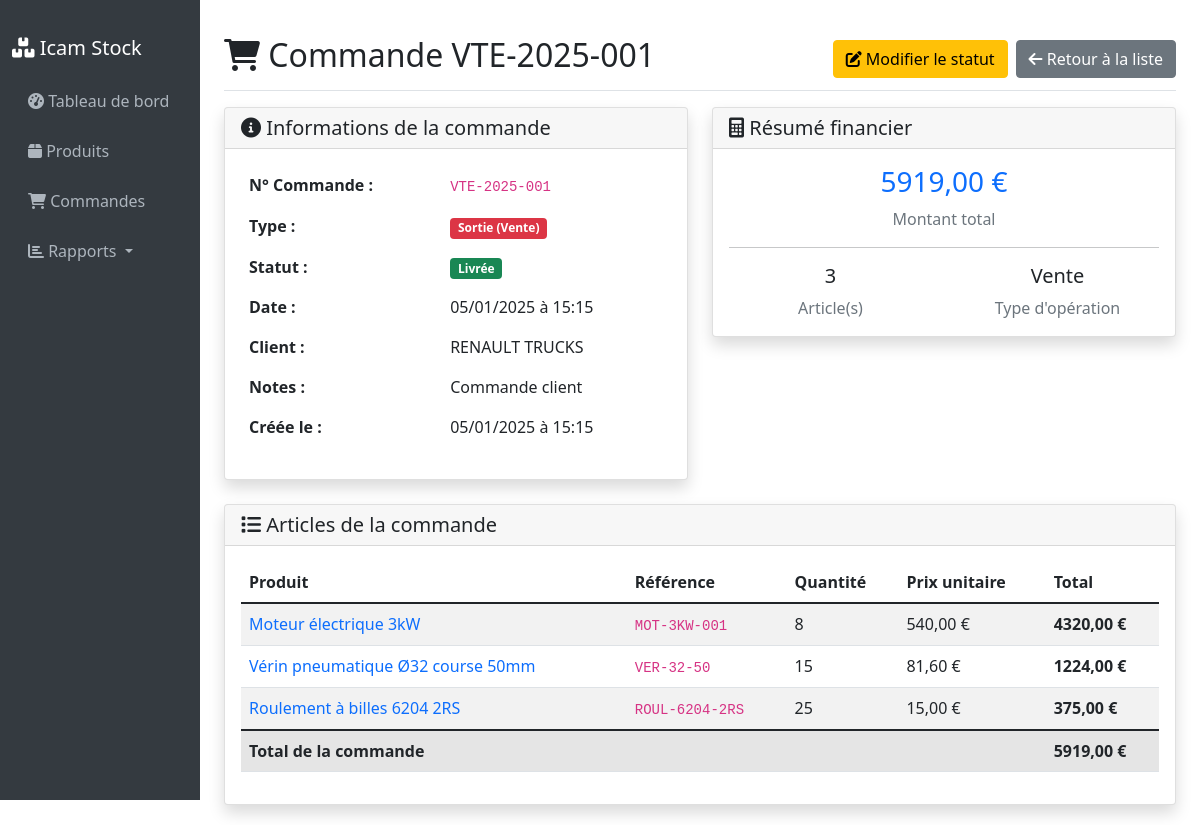
Page /orders/2/ on the committed database.
### inventory/models.py (models this page shows, shortened)
class Order(models.Model):
    ORDER_TYPES = [
        ('IN', 'Entrée (Achat)'),
        ('OUT', 'Sortie (Vente)'),
    ]
    STATUS_CHOICES = [
        ('PENDING', 'En attente'),
        ('CONFIRMED', 'Confirmée'),
        ('DELIVERED', 'Livrée'),
        ('CANCELLED', 'Annulée'),
    ]
    order_number = models.CharField(max_length=50, unique=True, verbose_name="Numéro de commande")
    order_type = models.CharField(max_length=3, choices=ORDER_TYPES, verbose_name="Type de commande")
    status = models.CharField(max_length=10, choices=STATUS_CHOICES, default='PENDING', verbose_name="Statut")
    order_date = models.DateTimeField(default=timezone.now, verbose_name="Date de commande")
    supplier_customer = models.CharField(max_length=255, blank=True, verbose_name="Fournisseur/Client")
    notes = models.TextField(blank=True, verbose_name="Notes")
    created_at = models.DateTimeField(auto_now_add=True)
    updated_at = models.DateTimeField(auto_now=True)
    class Meta:
        verbose_name = "Commande"
        verbose_name_plural = "Commandes"
        ordering = ['-order_date']
    @property
    def total_amount(self):
        return sum(item.total_price for item in self.orderitem_set.all())

class OrderItem(models.Model):
    order = models.ForeignKey(Order, on_delete=models.CASCADE, verbose_name="Commande")
    product = models.ForeignKey(Product, on_delete=models.CASCADE, verbose_name="Produit")
    quantity = models.PositiveIntegerField(verbose_name="Quantité")
    unit_price = models.DecimalField(
        max_digits=10,
        decimal_places=2,
        validators=[MinValueValidator(Decimal('0.01'))],
        verbose_name="Prix unitaire"
    )
    class Meta:
        verbose_name = "Article de commande"
        verbose_name_plural = "Articles de commande"
        unique_together = ['order', 'product']
    @property
    def total_price(self):
        return self.quantity * self.unit_price

class Product(models.Model):
    name = models.CharField(max_length=255, verbose_name="Nom du produit")
    reference = models.CharField(max_length=100, unique=True, verbose_name="Référence")
    description = models.TextField(blank=True, verbose_name="Description")
    quantity = models.PositiveIntegerField(default=0, verbose_name="Quantité en stock")
    price = models.DecimalField(
        max_digits=10,
        decimal_places=2,
        validators=[MinValueValidator(Decimal('0.01'))],
        verbose_name="Prix unitaire"
    )
    min_stock_level = models.PositiveIntegerField(default=10, verbose_name="Niveau de stock minimum")
    created_at = models.DateTimeField(auto_now_add=True)
    updated_at = models.DateTimeField(auto_now=True)
    class Meta:
        verbose_name = "Produit"
        verbose_name_plural = "Produits"
        ordering = ['name']

### inventory/views.py (the view)
# urls.py: path('orders/<int:pk>/', views.order_detail, name='order_detail'),
def order_detail(request, pk):
    order = get_object_or_404(Order, pk=pk)
    order_items = OrderItem.objects.filter(order=order)
    context = {
        'order': order,
        'order_items': order_items,
    }
    return render(request, 'inventory/order_detail.html', context)

### inventory/templates/inventory/order_detail.html (shortened to what this page needs)
{% extends 'inventory/layouts/base.html' %}
{% block content %}
<div class="d-flex justify-content-between flex-wrap flex-md-nowrap align-items-center pt-3 pb-2 mb-3 border-bottom">
    <h1 class="h2"><i class="fas fa-shopping-cart"></i> Commande {{ order.order_number }}</h1>
    <div class="btn-toolbar mb-2 mb-md-0">
        <div class="btn-group me-2">
            <a href="{% url 'order_update_status' order.pk %}" class="btn btn-warning">
                <i class="fas fa-edit"></i> Modifier le statut
            </a>
        </div>
        <a href="{% url 'order_list' %}" class="btn btn-secondary">
            <i class="fas fa-arrow-left"></i> Retour à la liste
        </a>
    </div>
</div>
<div class="row">
    <div class="col-md-6 mb-4">
        <div class="card shadow">
            <div class="card-header">
                <h5 class="card-title mb-0"><i class="fas fa-info-circle"></i> Informations de la commande</h5>
            </div>
            <div class="card-body">
                <table class="table table-borderless">
                    <tr>
                        <td><strong>N° Commande :</strong></td>
                        <td><code>{{ order.order_number }}</code></td>
                    </tr>
                    <tr>
                        <td><strong>Type :</strong></td>
                        <td>
                            <span class="badge bg-{% if order.order_type == 'IN' %}success{% else %}danger{% endif %}">
                                {{ order.get_order_type_display }}
                            </span>
                        </td>
                    </tr>
                    <tr>
                        <td><strong>Statut :</strong></td>
                        <td>
                            <span class="badge bg-{% if order.status == 'PENDING' %}warning{% elif order.status == 'CONFIRMED' %}info{% elif order.status == 'DELIVERED' %}success{% elif order.status == 'CANCELLED' %}danger{% else %}secondary{% endif %}">
                                {{ order.get_status_display }}
                            </span>
                        </td>
                    </tr>
                    <tr>
                        <td><strong>Date :</strong></td>
                        <td>{{ order.order_date|date:"d/m/Y à H:i" }}</td>
                    </tr>
                    <tr>
                        <td><strong>{% if order.order_type == 'IN' %}Fournisseur{% else %}Client{% endif %} :</strong></td>
                        <td>{{ order.supplier_customer|default:"Non spécifié" }}</td>
                    </tr>
                    <tr>
                        <td><strong>Notes :</strong></td>
                        <td>{{ order.notes|default:"Aucune note" }}</td>
                    </tr>
                    <tr>
                        <td><strong>Créée le :</strong></td>
                        <td>{{ order.created_at|date:"d/m/Y à H:i" }}</td>
                    </tr>
                </table>
            </div>
        </div>
    </div>
    <div class="col-md-6 mb-4">
        <div class="card shadow">
            <div class="card-header">
                <h5 class="card-title mb-0"><i class="fas fa-calculator"></i> Résumé financier</h5>
            </div>
            <div class="card-body">
                <div class="text-center">
                    <h3 class="text-primary">{{ order.total_amount|floatformat:2 }} €</h3>
                    <p class="text-muted mb-3">Montant total</p>
                </div>
                <hr>
                <div class="row text-center">
                    <div class="col-6">
                        <h5>{{ order_items|length }}</h5>
                        <p class="text-muted mb-0">Article(s)</p>
                    </div>
                    <div class="col-6">
                        <h5>{% if order.order_type == 'IN' %}Achat{% else %}Vente{% endif %}</h5>
                        <p class="text-muted mb-0">Type d'opération</p>
                    </div>
                </div>
            </div>
        </div>
    </div>
</div>
<div class="row">
    <div class="col-12">
        <div class="card shadow">
            <div class="card-header">
                <h5 class="card-title mb-0"><i class="fas fa-list"></i> Articles de la commande</h5>
            </div>
            <div class="card-body">
                {% if order_items %}
                    <div class="table-responsive">
                        <table class="table table-striped">
                            <thead>
                                <tr>
                                    <th>Produit</th>
                                    <th>Référence</th>
                                    <th>Quantité</th>
                                    <th>Prix unitaire</th>
                                    <th>Total</th>
                                </tr>
                            </thead>
                            <tbody>
                                {% for item in order_items %}
                                <tr>
                                    <td>
                                        <a href="{% url 'product_detail' item.product.pk %}" class="text-decoration-none">
                                            {{ item.product.name }}
                                        </a>
                                    </td>
                                    <td><code>{{ item.product.reference }}</code></td>
                                    <td>{{ item.quantity }}</td>
                                    <td>{{ item.unit_price|floatformat:2 }} €</td>
                                    <td><strong>{{ item.total_price|floatformat:2 }} €</strong></td>
                                </tr>
                                {% endfor %}
                            </tbody>
                            <tfoot>
                                <tr class="table-active">
                                    <td colspan="4"><strong>Total de la commande</strong></td>
                                    <td><strong>{{ order.total_amount|floatformat:2 }} €</strong></td>
                                </tr>
                            </tfoot>
                        </table>
                    </div>
                {% else %}
                    <div class="text-center py-4">
                        <i class="fas fa-box-open fa-2x text-muted mb-3"></i>
                        <p class="text-muted">Aucun article dans cette commande.</p>
                    </div>
                {% endif %}
            </div>
        </div>
    </div>
</div>
{% endblock %}

### rows in the picture
Order: order_number "VTE-2025-001", order_type "Sortie (Vente)", status "Livrée", order_date "05/01/2025 à 15:15", supplier_customer "RENAULT TRUCKS", notes "Commande client", created_at "05/01/2025 à 15:15", total_amount "5919,00"
OrderItem: product.name "Moteur électrique 3kW", product.reference "MOT-3KW-001", quantity "8", unit_price "540,00", total_price "4320,00"
OrderItem: product.name "Vérin pneumatique Ø32 course 50mm", product.reference "VER-32-50", quantity "15", unit_price "81,60", total_price "1224,00"
OrderItem: product.name "Roulement à billes 6204 2RS", product.reference "ROUL-6204-2RS", quantity "25", unit_price "15,00", total_price "375,00"

### other values in the picture
{{ order_items|length }} "3"
